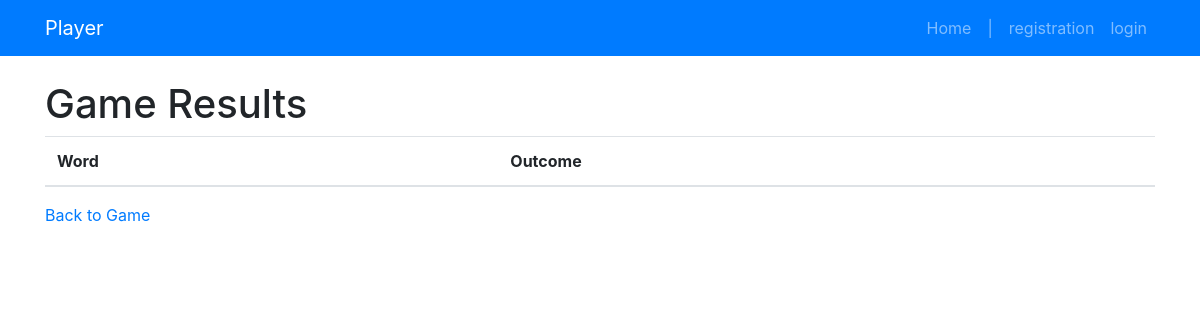
The app's page /results, older data.
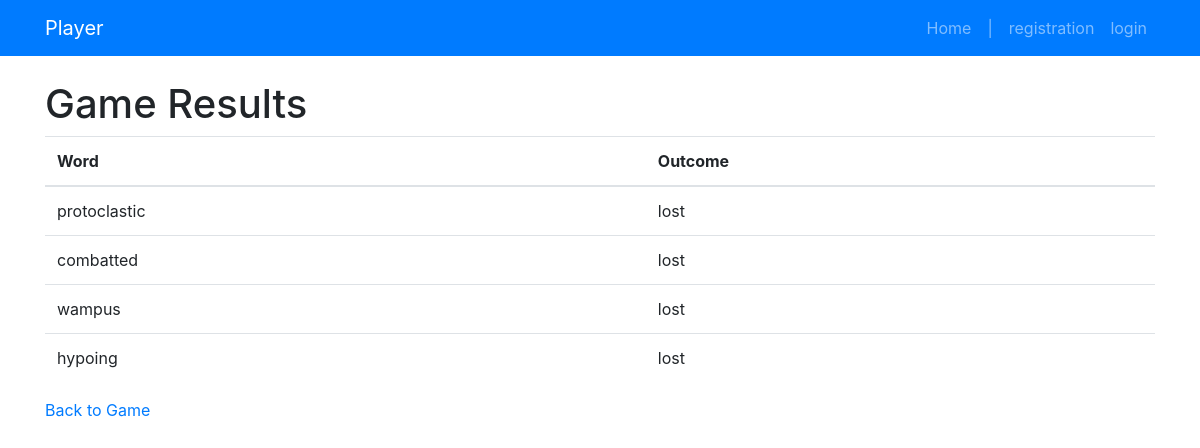
The same page, newer data.
### app/models/game_result.py (models this page shows)
class GameResult(db.Model):
    __tablename__ = "GameResult"
    id = db.Column(db.Integer, primary_key=True)
    word = db.Column(db.String(100), nullable=False)
    outcome = db.Column(db.String(10), nullable=False)
    total_wins = db.Column(db.Integer, default=0)
    total_losses = db.Column(db.Integer, default=0)
    player_id = db.Column(db.Integer, db.ForeignKey('Player.id'))
    player = relationship("Player", back_populates="game_results")

### app/routes/results.py (the view)
@app.route('/results', methods=['GET'])
def results():
    results = GameResult.query.all()
    return render_template('results.html', results=results)

### app/templates/results.html
{% extends "base.html" %}
{% block content %}
    <div class="content-section">
        <h1>Game Results</h1>
        <table class="table">
            <thead>
                <tr>
                    <th>Word</th>
                    <th>Outcome</th>
                </tr>
            </thead>
            <tbody>
                {% for result in results %}
                    <tr>
                        <td>{{ result.word }}</td>
                        <td>{{ result.outcome }}</td>
                    </tr>
                {% endfor %}
            </tbody>
        </table>
        <p><a href="{{ url_for('game') }}">Back to Game</a></p>
    </div>
{% endblock %}

### app/templates/base.html (shortened to what this page needs)
<!DOCTYPE html>
<html lang="en">
<head>
    <link rel="stylesheet" href="https://stackpath.bootstrapcdn.com/bootstrap/4.1.3/css/bootstrap.min.css"
>
</head>
<body>
<nav class="navbar navbar-expand-lg navbar-dark bg-primary static-top">
    <div class="container">
        <a class="navbar-brand" href="/">Player</a>
        <div class="collapse navbar-collapse" id="navbarResponsive">
            <ul class="navbar-nav ml-auto">
                <li class="nav-item">
                    <a class="nav-link" href="/">Home</a>
                </li>
                <li class="nav-item">
                    <a class="nav-link" >|</a>
                </li>
                {% if current_user.is_authenticated %}
                    <a class="nav-link" href="/game">game</a>
                </li>
                {% else %}
                <li class="nav-item">
                    <a class="nav-link" href="/registration">registration</a>
                </li>
                <li class="nav-item">
                    <a class="nav-link" href="/login">login</a>
                </li>
                {% endif %}
            </ul>
        </div>
    </div>
</nav>
<div class="container">
    <br>
    {% block content %}
    {% endblock %}
</div>
</body>
</html>

Row changes from the older to the newer data that the page shows:
added GameResult: word "protoclastic", outcome "lost"
added GameResult: word "combatted", outcome "lost"
added GameResult: word "wampus", outcome "lost"
added GameResult: word "hypoing", outcome "lost"
